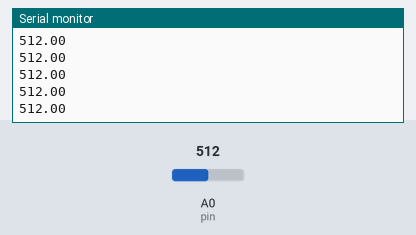
This sketch was run on a simulated Arduino Uno, built with avr-gcc and run on an emulated ATmega328P. Parts: the last lines printed to the serial monitor. Inputs (shaded band) come from the test bench; at power-on: A0 (pin) = 512.

Above: at 1.2 s.
1.3 s: A0 (pin) set to 716
At 2.4 s:
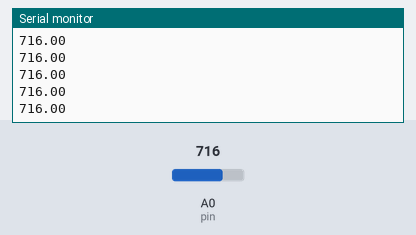
2.8 s: A0 (pin) set to 900
At 3.8 s:
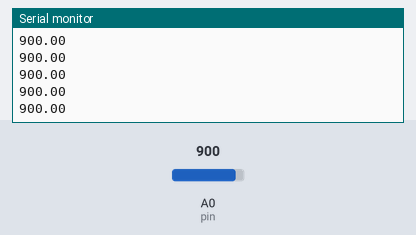
Timing chart, 0 to 5.8 s (numbered marks = the images above; inputs shaded):
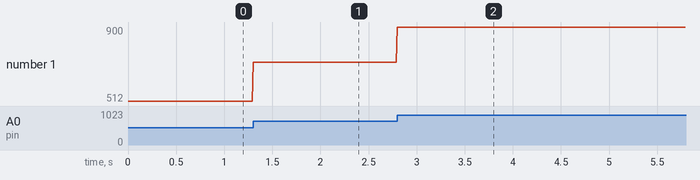

The sketch:

AMCS_patch.ino
```cpp
#define pin A0

float x;
void setup() {
pinMode (pin, INPUT);
Serial.begin(19200);
}

void loop() {
x=analogRead(pin);
Serial.println(x);
delay(10);
}
```

Measured:
- after the input at 1.3 s, the serial monitor: prints a new line at once (image 1)
- after the input at 2.8 s, the serial monitor: prints a new line at once (image 2)
- plotted number 1: 512 → 716 after the input at 1.3 s, 716 → 900 after the input at 2.8 s
